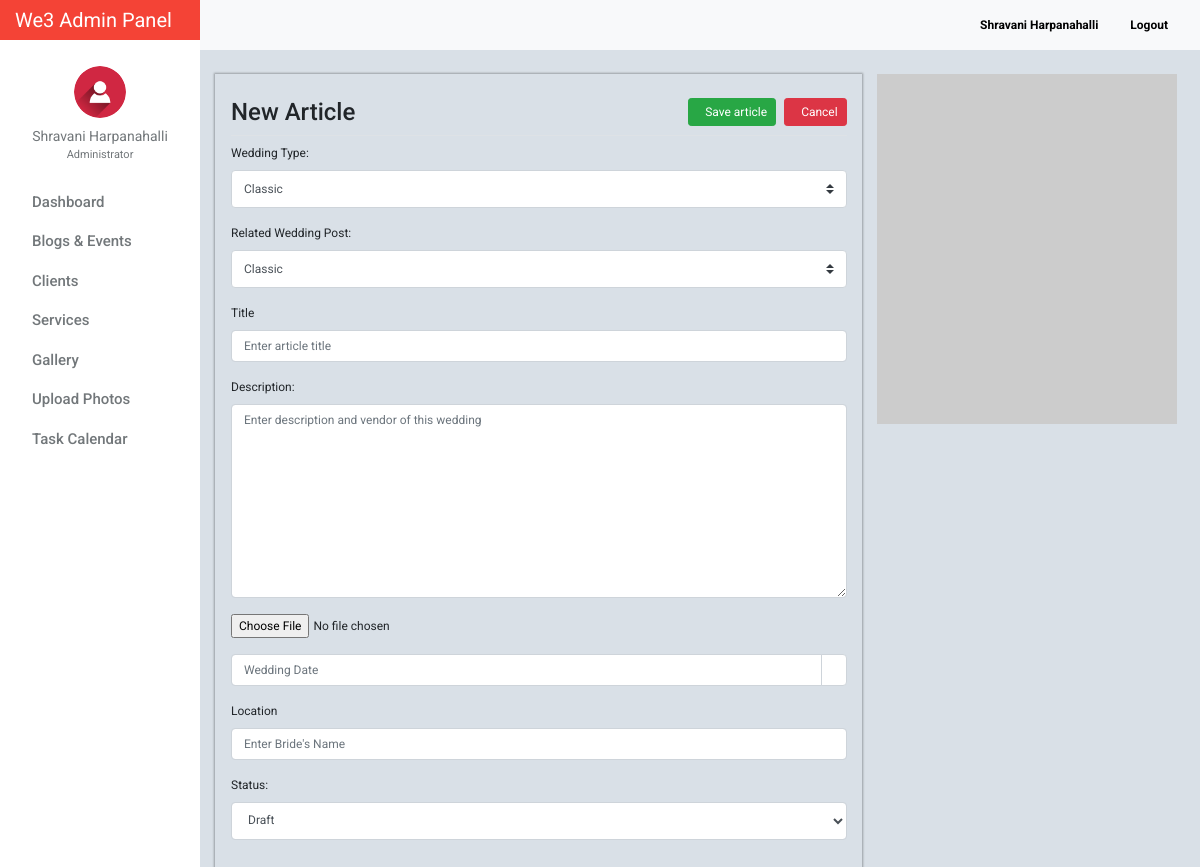
/blog_events_add.php (signed in), run on the app's committed database.
### tables this page shows
CREATE TABLE `tblusers` (
  `id` int(11) NOT NULL,
  `firstname` varchar(32) NOT NULL,
  `lastname` varchar(32) NOT NULL,
  `gender` enum('m','f') NOT NULL,
  `username` varchar(50) NOT NULL,
  `password` varchar(50) NOT NULL,
  `email` varchar(100) NOT NULL,
  `designation` varchar(100) NOT NULL,
  `address` text NOT NULL,
  `access_level` enum('0','1','2') NOT NULL,
  `profile_picture` varchar(100) NOT NULL,
  `date_created` varchar(100) NOT NULL
);

### include/database.php (called while the page is built, shortened)
<?php
class Database
{
    public $connection;
    public function open_connection()
    {
        $this->connection = mysqli_connect(DB_HOST, DB_USER, DB_PASS, DB_NAME);
    }
    public function query($sql)
    {
        $result = mysqli_query($this->connection, $sql);
        return $result;
    }
}
$db = new Database();
?>

### include/db_object.php (called while the page is built, shortened)
<?php
class DB_Object
{
    public static function find_all() {
        return static::find_by_query("SELECT * FROM " . static::$db_table . " ORDER BY id DESC");
    }
    public static function find_by_id($id) {
        $the_result_array = static::find_by_query("SELECT * FROM " . static::$db_table . " WHERE id = $id ORDER BY id DESC  LIMIT 1 ");
        return !empty($the_result_array) ? array_shift($the_result_array) : false;
    }
    public static function find_by_query($sql) {
        global $db;
        $result_set = $db->query($sql);
        $the_object_array = array();
        while($row = mysqli_fetch_array($result_set)) {
            $the_object_array[] = static::instantiation($row);
        }
        return $the_object_array;
    }
    public static function instantiation($the_record){
        $the_object = new $calling_class;
        foreach($the_record as $the_attribute => $value)
        {
            if($the_object->has_the_attribute($the_attribute)) {
                $the_object->$the_attribute = $value;
            }
        }
        return $the_object;
    }
    private function has_the_attribute($the_attribute) {
        $object_properties = get_object_vars($this);
        return array_key_exists($the_attribute, $object_properties);
    }
}
?>

### include/Users.php (called while the page is built, shortened)
<?php
class Users extends DB_Object
{
    public $profile_picture;
    public $upload_directory = "upload/users";
    public $image_placeholder = "http://placehold.it/64x64&text=images";
    public function profile_picture_picture() {
        return empty($this->profile_picture) ? $this->image_placeholder : $this->upload_directory. '/' .$this->profile_picture;
    }
}
?>

### blog_events_add.php (the view, shortened to what this page needs)
<?php
    $category = Category::find_all();
?>
<?php $users_profile = Users::find_by_id($_SESSION['id']); ?>
    <!doctype html>
    <html lang="en">
    <head>
        <link href="css/bootstrap.min.css" rel="stylesheet">
        <link href="css/dashboard.css" rel="stylesheet">
        <link rel="stylesheet" type="text/css" href="https://cdn.materialdesignicons.com/2.1.19/css/materialdesignicons.min.css">
        <link rel="stylesheet" href="../css/bootstrap-datepicker.css">
    </head>
<body>
<?php include 'include/sidebar.php'; ?>
    <div class="container">
        <div class="row">
            <div class="col-lg-8 pl-3 pb-3 box-shadow mt-4">
                <form action="" method="post" enctype="multipart/form-data">
                    <h4 class="h4 mt-4 pb-2" style="border-bottom: 1px solid #dee2e6!important;">New Article
                        <a href="blog_events.php" class="btn btn-sm btn-danger float-right" style="font-size: 12px;"><i class="mdi mdi-close-circle mr-2"></i> Cancel</a>
                        <button type="submit" name="submit" class="btn btn-sm btn-success float-right mr-2" style="font-size: 12px;"><i class="mdi mdi-account-plus mr-2"></i> Save article</button>
                    </h4>
                        <div class="form-group">
                            <label for="booking_id">Wedding Type:</label>
                            <select class="custom-select form-control" id="wedding_type" name="wedding_type">
                              <?php foreach($category as $category_item) : ?>
                                  <option value="<?= $category_item->wedding_type; ?>" selected><?= ucfirst($category_item->wedding_type); ?></option>
                              <?php endforeach; ?>
                            </select>
                        </div>
                        <div class="form-group">
                            <label for="wedding_post">Related Wedding Post:</label>
                            <select class="custom-select form-control" id="wedding_type" name="wedding_post">
                              <?php foreach($category as $category_item) : ?>
                                  <option value="<?= $category_item->wedding_type; ?>" selected><?= ucfirst($category_item->wedding_type); ?></option>
                              <?php endforeach; ?>
                            </select>
                        </div>
                        <div class="form-group">
                            <label for="title">Title</label>
                            <input type="text" name="title"
                            class="form-control"
                            id="title"
                            placeholder="Enter article title">
                        </div>
                    <div class="form-group">
                        <label for="description">Description:</label>
                        <textarea name="description" id="description" cols="30" rows="10" class="form-control" placeholder="Enter description and vendor of this wedding"></textarea>
                    </div>
                    <div class="form-group">
                        <input type="file" name="preview_image" onchange="document.getElementById('preview_image').src = window.URL.createObjectURL(this.files[0])">
                    </div>
                    <div class="form-group">
                        <div class="input-group">
                            <input type="text" class="form-control"
                                   name="wedding_date"  data-provide="datepicker" id="wedding_date"
                                   placeholder="Wedding Date">
                            <div class="input-group-append">
                                    <span class="input-group-text"
                                          style="background: white;">
                                    </span>
                            </div>
                        </div>
                    </div>
                    <div class="form-group">
                        <label for="location">Location</label>
                        <input type="text" name="location" class="form-control"  id="location" placeholder="Enter Bride's Name">
                    </div>
                    <div class="form-group">
                        <label for="">Status:</label>
                        <select name="status" id="status" class="form-control">
                            <option value="0">Draft</option>
                        </select>
                    </div>
                </form>
            </div>
            <div class="col-lg-3 mt-4">
                <img id="preview_image" src="https://via.placeholder.com/350x350" width="300" height="350" alt="">
            </div>
        </div>
    </div>
</main>
</div>
</div>
</body>
</html>

### include/sidebar.php (shortened to what this page needs)
<nav class="navbar sticky-top p-0" style="width: 16.7%;background-color: #f44336;">
    <a class="navbar-brand col-sm-3 col-md-2 mr-0" style="color:white;" href="dashboard.php">
        We3 Admin Panel
    </a>
</nav>
<div class="container-fluid">
    <div class="row">
        <nav class="col-md-2 d-none d-md-block bg-light sidebar">
            <div class="sidebar-sticky">
                <ul class="nav flex-column">
                    <li class="nav-item mt-3">
                        <div class="text-center">
                            <a href="users_profile.php" class="user-button">
                                <img src="<?= $users_profile->profile_picture_picture(); ?>" class="img-fluid rounded-circle" width="52" height="52" alt="">
                                <div class="user-profile"><?= $users_profile->firstname . ' ' . $users_profile->lastname; ?></div>
                            </a>
                                <div class="text-center mt-0" style="font-size: 11px;color:#72777a;">
                                    <?= ($users_profile->designation == 0) ? 'Administrator' : 'Moderator'; ?>
                                </div>
                        </div>
                    </li>
                    <li class="nav-item"><div class="dropdown-divider"></div></li>
                    <li class="nav-item">
                        <a class="nav-link" href="dashboard.php">
                            Dashboard <span class="sr-only">(current)</span>
                        </a>
                    </li>
                    <li class="nav-item"><div class="dropdown-divider"></div></li>
                    <li class="nav-item">
                        <a class="nav-link" href="blog_events.php">
                            Blogs &amp; Events
                        </a>
                    </li>
                    <li class="nav-item"><div class="dropdown-divider"></div></li>
                    <li class="nav-item">
                        <a class="nav-link" href="client.php" >
                            Clients
                        </a>
                    </li>
                    <li class="nav-item"><div class="dropdown-divider"></div></li>
                    <li class="nav-item">
                        <a class="nav-link" href="service_list.php">
                            Services
                        </a>
                    </li>
                    <li class="nav-item"><div class="dropdown-divider"></div></li>
                    <li class="nav-item">
                        <a class="nav-link" href="photos_view.php">
                            Gallery
                        </a>
                    </li>
                    <li class="nav-item"><div class="dropdown-divider"></div></li>
                    <li class="nav-item">
                        <a class="nav-link" href="photos_add.php">
                            Upload Photos
                        </a>
                    </li>
                    <li class="nav-item"><div class="dropdown-divider"></div></li>
                    <li class="nav-item">
                        <a class="nav-link" href="task_all_calendar.php">
                            Task Calendar
                        </a>
                    </li>
                </ul>
            </div>
        </nav>
        <main role="main" class="col-md-9 ml-sm-auto col-lg-10" style="margin-top: -40px;z-index: 999">
            <nav class="navbar navbar-expand-lg navbar-light bg-light" style="margin-left:-15px;margin-right: -15px;">
                <div class="form-inline my-2 my-lg-0">
                    <a class="nav-link" href="users_profile.php"><b><?= ucfirst($users_profile->firstname) . ' ' . ucfirst($users_profile->lastname); ?></b></a>
                    <a class="nav-link" href="logout.php"><b><i class="mdi mdi-logout" style="color: #f44336!important;"></i> Logout</b></a>
                </div>
            </nav>

### css/dashboard.css (style rules this page uses)
body { font-size: .875rem; font-family: 'Roboto', 'Segoe UI',sans-serif; background: #D9E0E7; }
.sidebar { position: fixed; top: 0; bottom: 0; left: 0; z-index: 100; padding: 0; box-shadow: inset -1px 0 0 rgba(0, 0, 0, .1); background-color: #fff; }
.sidebar-sticky { position: -webkit-sticky; position: sticky; top: 40px; height: calc(100vh - 48px); height: 100% !important; padding-top: 2.5rem; overflow-x: hidden; overflow-y: auto; background-color: #fff; }
.sidebar .nav-link { font-weight: 500; color: #72777a; font-size: 15px; text-transform: capitalize; transition: all 2s linear; font-family: 'Roboto', sans-serif; }
.nav.flex-column li.nav-item:nth-child(2) { margin-top:10px; }
.user-profile { color: #72777a; margin-top: 8px; }
img.img-fluid.rounded-circle { margin-top: 10px; }
.form-inline.my-2.my-lg-0 a.nav-link { color: black; font-size: 12px; }
.dropdown-divider { border-top: 1px solid #fff; }
.nav.flex-column a.nav-link { padding: .0rem 1rem; }
.user-profile { text-transform: capitalize; }

### blog_events_add.php (style rules this page uses)
body { margin-bottom: 2%; }
.box-shadow { box-shadow: 0 0 2px 1px rgba(0, 0, 0, 0.3); font-size: 12px; }
.form-control { font-size: 12px; }

### data on the page
tblusers: profile_picture (picture), firstname "Shravani", lastname "Harpanahalli"

### other printed values
form field wedding_type "Classic"
form field wedding_post "Classic"
